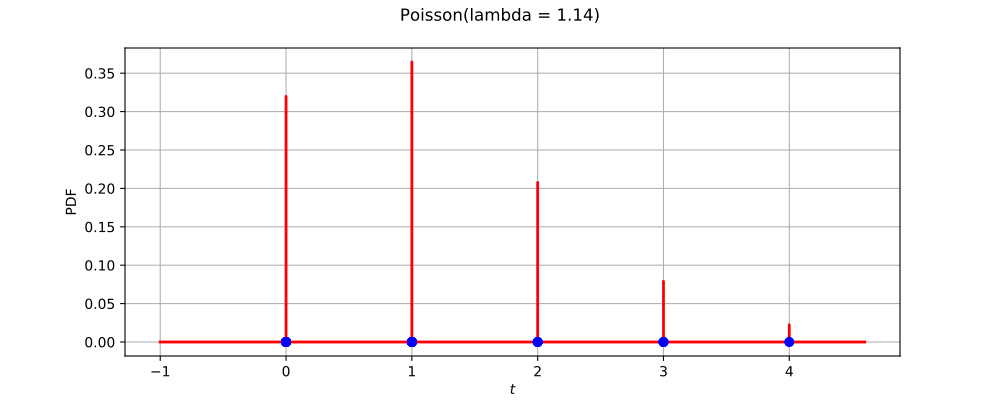

The script that drew this image:
import openturns as ot
from matplotlib import pyplot as plt
from openturns.viewer import View
ot.RandomGenerator.SetSeed(0)
factory = ot.PoissonFactory()
ref = factory.build()
dimension = ref.getDimension()
if dimension <= 2:
    sample = ref.getSample(50)
    distribution = factory.build(sample)
    if dimension == 1:
        distribution.setDescription(['$t$'])
        pdf_graph = distribution.drawPDF(256)
        cloud = ot.Cloud(sample, ot.Sample(sample.getSize(), 1))
        cloud.setColor('blue')
        cloud.setPointStyle('fcircle')
        pdf_graph.add(cloud)
        pdf_graph.setTitle(str(distribution))
        fig = plt.figure(figsize=(10, 4))
        pdf_axis = fig.add_subplot(111)
        View(pdf_graph, figure=fig, axes=[pdf_axis], add_legend=False)
    else:
        sample = ref.getSample(500)
        distribution.setDescription(['$t_0$', '$t_1$'])
        pdf_graph = distribution.drawPDF([256]*2)
        cloud = ot.Cloud(sample)
        cloud.setColor('red')
        cloud.setPointStyle('fcircle')
        pdf_graph.add(cloud)
        pdf_graph.setTitle(str(distribution))
        fig = plt.figure(figsize=(10, 4))
        pdf_axis = fig.add_subplot(111)
        View(pdf_graph, figure=fig, axes=[pdf_axis], add_legend=False, square_axes=True)
